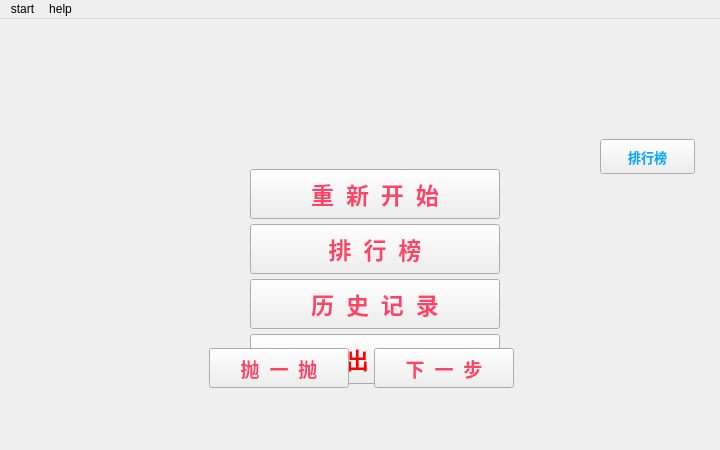
<?xml version="1.0" encoding="UTF-8"?>
<ui version="4.0">
 <class>over_page</class>
 <widget class="QMainWindow" name="over_page">
  <property name="geometry">
   <rect>
    <x>0</x>
    <y>0</y>
    <width>720</width>
    <height>450</height>
   </rect>
  </property>
  <property name="windowTitle">
   <string>黄金点游戏</string>
  </property>
  <widget class="QWidget" name="centralwidget">
   <widget class="MyButton" name="score">
    <property name="geometry">
     <rect>
      <x>250</x>
      <y>205</y>
      <width>250</width>
      <height>50</height>
     </rect>
    </property>
    <property name="minimumSize">
     <size>
      <width>90</width>
      <height>0</height>
     </size>
    </property>
    <property name="palette">
     <palette>
      <active>
       <colorrole role="ButtonText">
        <brush brushstyle="SolidPattern">
         <color alpha="255">
          <red>254</red>
          <green>67</green>
          <blue>101</blue>
         </color>
        </brush>
       </colorrole>
      </active>
      <inactive>
       <colorrole role="ButtonText">
        <brush brushstyle="SolidPattern">
         <color alpha="255">
          <red>254</red>
          <green>67</green>
          <blue>101</blue>
         </color>
        </brush>
       </colorrole>
      </inactive>
      <disabled>
       <colorrole role="ButtonText">
        <brush brushstyle="SolidPattern">
         <color alpha="255">
          <red>120</red>
          <green>120</green>
          <blue>120</blue>
         </color>
        </brush>
       </colorrole>
      </disabled>
     </palette>
    </property>
    <property name="font">
     <font>
      <family>微软雅黑</family>
      <pointsize>17</pointsize>
      <weight>75</weight>
      <bold>true</bold>
     </font>
    </property>
    <property name="text">
     <string>排  行  榜</string>
    </property>
   </widget>
   <widget class="MyButton" name="history">
    <property name="geometry">
     <rect>
      <x>250</x>
      <y>260</y>
      <width>250</width>
      <height>50</height>
     </rect>
    </property>
    <property name="minimumSize">
     <size>
      <width>90</width>
      <height>0</height>
     </size>
    </property>
    <property name="palette">
     <palette>
      <active>
       <colorrole role="ButtonText">
        <brush brushstyle="SolidPattern">
         <color alpha="255">
          <red>254</red>
          <green>67</green>
          <blue>101</blue>
         </color>
        </brush>
       </colorrole>
      </active>
      <inactive>
       <colorrole role="ButtonText">
        <brush brushstyle="SolidPattern">
         <color alpha="255">
          <red>254</red>
          <green>67</green>
          <blue>101</blue>
         </color>
        </brush>
       </colorrole>
      </inactive>
      <disabled>
       <colorrole role="ButtonText">
        <brush brushstyle="SolidPattern">
         <color alpha="255">
          <red>120</red>
          <green>120</green>
          <blue>120</blue>
         </color>
        </brush>
       </colorrole>
      </disabled>
     </palette>
    </property>
    <property name="font">
     <font>
      <family>微软雅黑</family>
      <pointsize>17</pointsize>
      <weight>75</weight>
      <bold>true</bold>
     </font>
    </property>
    <property name="text">
     <string>历  史  记  录</string>
    </property>
   </widget>
   <widget class="MyButton" name="back">
    <property name="geometry">
     <rect>
      <x>250</x>
      <y>150</y>
      <width>250</width>
      <height>50</height>
     </rect>
    </property>
    <property name="minimumSize">
     <size>
      <width>90</width>
      <height>0</height>
     </size>
    </property>
    <property name="palette">
     <palette>
      <active>
       <colorrole role="ButtonText">
        <brush brushstyle="SolidPattern">
         <color alpha="255">
          <red>254</red>
          <green>67</green>
          <blue>101</blue>
         </color>
        </brush>
       </colorrole>
      </active>
      <inactive>
       <colorrole role="ButtonText">
        <brush brushstyle="SolidPattern">
         <color alpha="255">
          <red>254</red>
          <green>67</green>
          <blue>101</blue>
         </color>
        </brush>
       </colorrole>
      </inactive>
      <disabled>
       <colorrole role="ButtonText">
        <brush brushstyle="SolidPattern">
         <color alpha="255">
          <red>120</red>
          <green>120</green>
          <blue>120</blue>
         </color>
        </brush>
       </colorrole>
      </disabled>
     </palette>
    </property>
    <property name="font">
     <font>
      <family>微软雅黑</family>
      <pointsize>17</pointsize>
      <weight>75</weight>
      <bold>true</bold>
     </font>
    </property>
    <property name="text">
     <string>重  新  开  始</string>
    </property>
   </widget>
   <widget class="MyButton" name="exit">
    <property name="geometry">
     <rect>
      <x>250</x>
      <y>315</y>
      <width>250</width>
      <height>50</height>
     </rect>
    </property>
    <property name="minimumSize">
     <size>
      <width>90</width>
      <height>0</height>
     </size>
    </property>
    <property name="palette">
     <palette>
      <active>
       <colorrole role="ButtonText">
        <brush brushstyle="SolidPattern">
         <color alpha="255">
          <red>255</red>
          <green>0</green>
          <blue>0</blue>
         </color>
        </brush>
       </colorrole>
      </active>
      <inactive>
       <colorrole role="ButtonText">
        <brush brushstyle="SolidPattern">
         <color alpha="255">
          <red>255</red>
          <green>0</green>
          <blue>0</blue>
         </color>
        </brush>
       </colorrole>
      </inactive>
      <disabled>
       <colorrole role="ButtonText">
        <brush brushstyle="SolidPattern">
         <color alpha="255">
          <red>120</red>
          <green>120</green>
          <blue>120</blue>
         </color>
        </brush>
       </colorrole>
      </disabled>
     </palette>
    </property>
    <property name="font">
     <font>
      <family>微软雅黑</family>
      <pointsize>17</pointsize>
      <weight>75</weight>
      <bold>true</bold>
     </font>
    </property>
    <property name="text">
     <string>退  出  游  戏</string>
    </property>
   </widget>
   <widget class="QWidget" name="widget" native="true">
    <property name="geometry">
     <rect>
      <x>0</x>
      <y>0</y>
      <width>720</width>
      <height>450</height>
     </rect>
    </property>
    <widget class="QLabel" name="label">
     <property name="geometry">
      <rect>
       <x>0</x>
       <y>0</y>
       <width>720</width>
       <height>108</height>
      </rect>
     </property>
     <property name="styleSheet">
      <string notr="true">border-image: url(:/res/title.png);</string>
     </property>
     <property name="text">
      <string/>
     </property>
    </widget>
    <widget class="QLabel" name="label_point">
     <property name="geometry">
      <rect>
       <x>310</x>
       <y>110</y>
       <width>100</width>
       <height>100</height>
      </rect>
     </property>
     <property name="styleSheet">
      <string notr="true">border-image: url(:/res/6.gif);</string>
     </property>
     <property name="text">
      <string/>
     </property>
    </widget>
    <widget class="QLabel" name="label_text">
     <property name="geometry">
      <rect>
       <x>160</x>
       <y>220</y>
       <width>400</width>
       <height>70</height>
      </rect>
     </property>
     <property name="font">
      <font>
       <family>微软雅黑</family>
       <pointsize>14</pointsize>
       <weight>75</weight>
       <bold>true</bold>
      </font>
     </property>
     <property name="styleSheet">
      <string notr="true">color: rgb(0, 255, 127);</string>
     </property>
     <property name="text">
      <string/>
     </property>
     <property name="alignment">
      <set>Qt::AlignCenter</set>
     </property>
    </widget>
    <widget class="MyButton" name="score2">
     <property name="geometry">
      <rect>
       <x>600</x>
       <y>120</y>
       <width>95</width>
       <height>35</height>
      </rect>
     </property>
     <property name="palette">
      <palette>
       <active>
        <colorrole role="ButtonText">
         <brush brushstyle="SolidPattern">
          <color alpha="255">
           <red>0</red>
           <green>170</green>
           <blue>255</blue>
          </color>
         </brush>
        </colorrole>
       </active>
       <inactive>
        <colorrole role="ButtonText">
         <brush brushstyle="SolidPattern">
          <color alpha="255">
           <red>0</red>
           <green>170</green>
           <blue>255</blue>
          </color>
         </brush>
        </colorrole>
       </inactive>
       <disabled>
        <colorrole role="ButtonText">
         <brush brushstyle="SolidPattern">
          <color alpha="255">
           <red>120</red>
           <green>120</green>
           <blue>120</blue>
          </color>
         </brush>
        </colorrole>
       </disabled>
      </palette>
     </property>
     <property name="font">
      <font>
       <family>微软雅黑</family>
       <pointsize>10</pointsize>
       <weight>75</weight>
       <bold>true</bold>
      </font>
     </property>
     <property name="text">
      <string>排行榜</string>
     </property>
    </widget>
    <widget class="QWidget" name="widget_2" native="true">
     <property name="geometry">
      <rect>
       <x>190</x>
       <y>320</y>
       <width>344</width>
       <height>58</height>
      </rect>
     </property>
     <layout class="QHBoxLayout" name="horizontalLayout">
      <item>
       <widget class="MyButton" name="click">
        <property name="minimumSize">
         <size>
          <width>140</width>
          <height>40</height>
         </size>
        </property>
        <property name="maximumSize">
         <size>
          <width>140</width>
          <height>16777215</height>
         </size>
        </property>
        <property name="palette">
         <palette>
          <active>
           <colorrole role="ButtonText">
            <brush brushstyle="SolidPattern">
             <color alpha="255">
              <red>254</red>
              <green>67</green>
              <blue>101</blue>
             </color>
            </brush>
           </colorrole>
          </active>
          <inactive>
           <colorrole role="ButtonText">
            <brush brushstyle="SolidPattern">
             <color alpha="255">
              <red>254</red>
              <green>67</green>
              <blue>101</blue>
             </color>
            </brush>
           </colorrole>
          </inactive>
          <disabled>
           <colorrole role="ButtonText">
            <brush brushstyle="SolidPattern">
             <color alpha="255">
              <red>120</red>
              <green>120</green>
              <blue>120</blue>
             </color>
            </brush>
           </colorrole>
          </disabled>
         </palette>
        </property>
        <property name="font">
         <font>
          <family>微软雅黑</family>
          <pointsize>14</pointsize>
          <weight>75</weight>
          <bold>true</bold>
         </font>
        </property>
        <property name="text">
         <string>抛  一  抛</string>
        </property>
       </widget>
      </item>
      <item>
       <widget class="MyButton" name="click_2">
        <property name="minimumSize">
         <size>
          <width>140</width>
          <height>40</height>
         </size>
        </property>
        <property name="maximumSize">
         <size>
          <width>140</width>
          <height>16777215</height>
         </size>
        </property>
        <property name="palette">
         <palette>
          <active>
           <colorrole role="ButtonText">
            <brush brushstyle="SolidPattern">
             <color alpha="255">
              <red>254</red>
              <green>67</green>
              <blue>101</blue>
             </color>
            </brush>
           </colorrole>
          </active>
          <inactive>
           <colorrole role="ButtonText">
            <brush brushstyle="SolidPattern">
             <color alpha="255">
              <red>254</red>
              <green>67</green>
              <blue>101</blue>
             </color>
            </brush>
           </colorrole>
          </inactive>
          <disabled>
           <colorrole role="ButtonText">
            <brush brushstyle="SolidPattern">
             <color alpha="255">
              <red>120</red>
              <green>120</green>
              <blue>120</blue>
             </color>
            </brush>
           </colorrole>
          </disabled>
         </palette>
        </property>
        <property name="font">
         <font>
          <family>微软雅黑</family>
          <pointsize>14</pointsize>
          <weight>75</weight>
          <bold>true</bold>
         </font>
        </property>
        <property name="text">
         <string>下  一  步</string>
        </property>
       </widget>
      </item>
     </layout>
    </widget>
   </widget>
   <widget class="QLabel" name="label_back">
    <property name="geometry">
     <rect>
      <x>0</x>
      <y>0</y>
      <width>720</width>
      <height>450</height>
     </rect>
    </property>
    <property name="text">
     <string/>
    </property>
   </widget>
   <zorder>label_back</zorder>
   <zorder>score</zorder>
   <zorder>history</zorder>
   <zorder>back</zorder>
   <zorder>exit</zorder>
   <zorder>widget</zorder>
  </widget>
  <widget class="QMenuBar" name="menubar">
   <property name="geometry">
    <rect>
     <x>0</x>
     <y>0</y>
     <width>720</width>
     <height>23</height>
    </rect>
   </property>
   <widget class="QMenu" name="menustart">
    <property name="title">
     <string>start</string>
    </property>
    <property name="icon">
     <iconset resource="res.qrc">
      <normaloff>:/res/home.png</normaloff>:/res/home.png</iconset>
    </property>
    <addaction name="action_back"/>
    <addaction name="action_quit"/>
   </widget>
   <widget class="QMenu" name="menuhelp">
    <property name="title">
     <string>help</string>
    </property>
    <property name="icon">
     <iconset resource="res.qrc">
      <normaloff>:/res/help.png</normaloff>:/res/help.png</iconset>
    </property>
    <addaction name="action_rule"/>
   </widget>
   <addaction name="menustart"/>
   <addaction name="menuhelp"/>
  </widget>
  <action name="action_back">
   <property name="icon">
    <iconset resource="res.qrc">
     <normaloff>:/res/return.png</normaloff>:/res/return.png</iconset>
   </property>
   <property name="text">
    <string>返回首页</string>
   </property>
   <property name="shortcut">
    <string>Ctrl+B</string>
   </property>
  </action>
  <action name="action_quit">
   <property name="icon">
    <iconset resource="res.qrc">
     <normaloff>:/res/quit.png</normaloff>:/res/quit.png</iconset>
   </property>
   <property name="text">
    <string>退出游戏</string>
   </property>
   <property name="shortcut">
    <string>Ctrl+F4</string>
   </property>
  </action>
  <action name="action_rule">
   <property name="icon">
    <iconset resource="res.qrc">
     <normaloff>:/res/rule.png</normaloff>:/res/rule.png</iconset>
   </property>
   <property name="text">
    <string>游戏规则</string>
   </property>
   <property name="shortcut">
    <string>Ctrl+R</string>
   </property>
  </action>
 </widget>
 <customwidgets>
  <customwidget>
   <class>MyButton</class>
   <extends>QPushButton</extends>
   <header>mybutton.h</header>
  </customwidget>
 </customwidgets>
 <resources>
  <include location="res.qrc"/>
 </resources>
 <connections/>
</ui>
